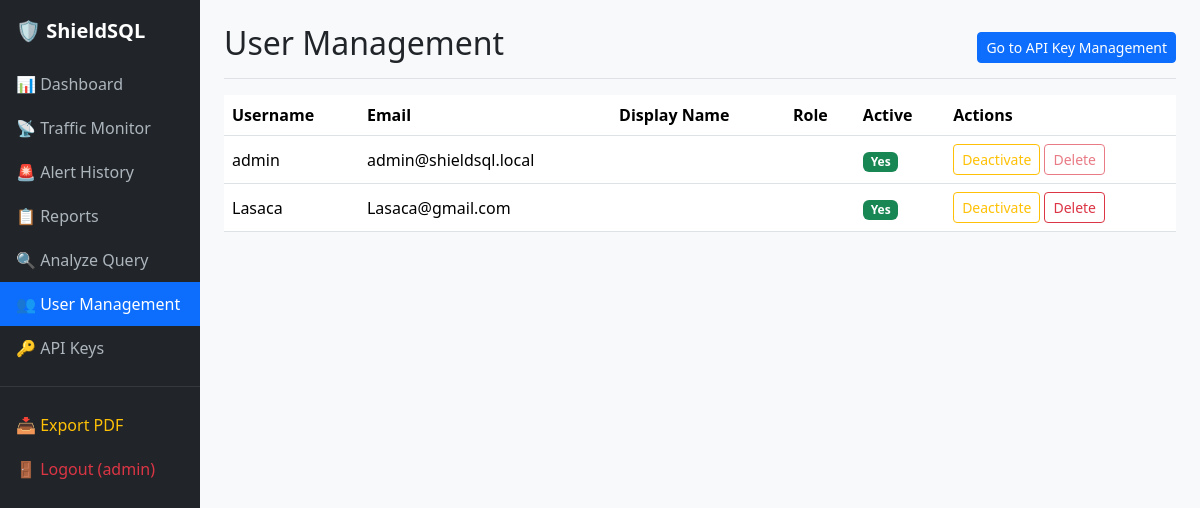
Before: /users/ (signed in) with the older database file.
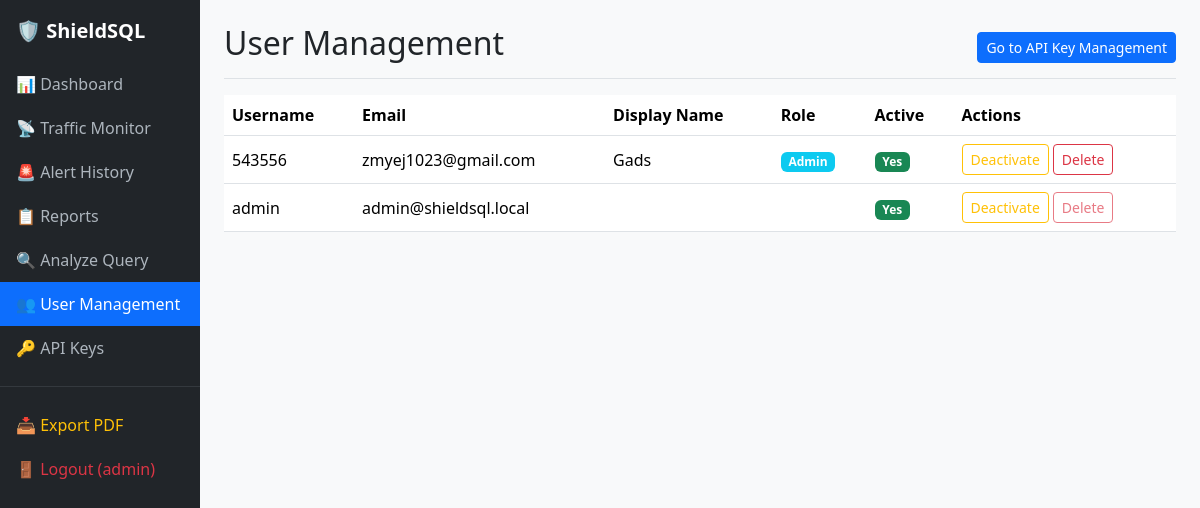
After: the same page with the newer database file.
### monitor/models.py (models this page shows, shortened)
class User(AbstractUser):
    display_name = models.CharField(max_length=150, blank=True)
    role = models.CharField(max_length=50, blank=True)
    created_at = models.DateTimeField(auto_now_add=True)

### monitor/views.py (the view, shortened to what this page needs)
# urls.py: path('users/', views.UserManagementView.as_view(), name='user_management'),
class UserManagementView(RoleRequiredMixin, View):
    template_name = "monitor/user_management.html"
    min_role = "admin"
    def dispatch(self, request, *args, **kwargs):
        if not request.user.is_superuser:
            raise PermissionDenied("Only super administrators can manage users.")
        return super().dispatch(request, *args, **kwargs)
    def get(self, request):
        users = models.User.objects.exclude(username__in=HIDDEN_SUPER_ADMIN_USERNAMES).order_by("-created_at")
        from django.utils import timezone as _tz
        now = _tz.now()
        recent_threshold = now - timedelta(hours=5)
        api_keys = list(models.APIKey.objects.exclude(owner__username__in=HIDDEN_SUPER_ADMIN_USERNAMES).select_related("owner").all())
        keys_info = []
        for k in api_keys:
            owner = k.owner.username if k.owner else None
            last_used = k.last_used
            connected = False
            if last_used:
                connected = last_used >= recent_threshold
            keys_info.append({
                "id": k.pk,
                "name": k.name,
                "owner": owner,
                "is_active": k.is_active,
                "created_at": k.created_at,
                "last_used": last_used,
                "connected": connected,
            })
        return render(request, self.template_name, {"users": users, "api_keys": keys_info})

### monitor/permissions.py (called while the page is built, shortened)
    def dispatch(self, request, *args, **kwargs):
        if not request.user.is_authenticated:
            return self.handle_no_permission()
        min_level = ROLE_HIERARCHY.get(self.min_role, 0)
        if request.user.is_superuser:
            user_level = 2  # Max level (admin)
        else:
            user_level = ROLE_HIERARCHY.get(getattr(request.user, "role", ""), 0)
        return super().dispatch(request, *args, **kwargs)

### monitor/templates/monitor/user_management.html (shortened to what this page needs)
{% extends 'monitor/base.html' %}
{% block content %}
<div class="d-flex justify-content-between align-items-center pb-2 mb-3 border-bottom">
  <div>
    <h2>User Management</h2>
  </div>
  <div>
    <a href="{% url 'monitor:api_keys' %}" class="btn btn-sm btn-primary">Go to API Key Management</a>
  </div>
</div>
<div class="table-responsive">
  <table class="table table-hover align-middle">
    <thead><tr><th>Username</th><th>Email</th><th>Display Name</th><th>Role</th><th>Active</th><th>Actions</th></tr></thead>
    <tbody>
      {% for u in users %}
      <tr>
        <td>{{ u.username }}</td>
        <td>{{ u.email }}</td>
        <td>{{ u.display_name }}</td>
        <td><span class="badge bg-info">{{ u.role|title }}</span></td>
        <td>{% if u.is_active %}<span class="badge bg-success">Yes</span>{% else %}<span class="badge bg-danger">No</span>{% endif %}</td>
        <td>
          <form method="post" class="d-flex gap-1">
            <button type="submit" name="action" value="toggle_active" class="btn btn-sm btn-outline-warning">
              {% if u.is_active %}Deactivate{% else %}Activate{% endif %}
            </button>
            <button type="submit" name="action" value="delete" class="btn btn-sm btn-outline-danger" {% if u == user %}disabled{% endif %}>
              Delete
            </button>
          </form>
        </td>
      </tr>
      {% empty %}
      <tr><td colspan="6" class="text-center text-muted">No users</td></tr>
      {% endfor %}
    </tbody>
  </table>
</div>
{% endblock %}

### monitor/templates/monitor/base.html (shortened to what this page needs)
<!doctype html>
<html lang="en">
  <head>
    <link href="https://cdn.jsdelivr.net/npm/bootstrap@5.3.3/dist/css/bootstrap.min.css" rel="stylesheet">
  </head>
  <body>
    <div class="container-fluid">
      <div class="row">
        <nav class="col-md-2 d-none d-md-block sidebar px-0">
          <div class="brand">🛡️ ShieldSQL</div>
          <a href="{% url 'monitor:dashboard' %}" class="{% if request.resolver_match.url_name == 'dashboard' %}active{% endif %}">📊 Dashboard</a>
          <a href="{% url 'monitor:traffic' %}" class="{% if request.resolver_match.url_name == 'traffic' %}active{% endif %}">📡 Traffic Monitor</a>
          <a href="{% url 'monitor:alerts' %}" class="{% if request.resolver_match.url_name == 'alerts' %}active{% endif %}">🚨 Alert History</a>
          <a href="{% url 'monitor:reports' %}" class="{% if request.resolver_match.url_name == 'reports' %}active{% endif %}">📋 Reports</a>
          <a href="{% url 'monitor:query_analysis' %}" class="{% if request.resolver_match.url_name == 'query_analysis' %}active{% endif %}">🔍 Analyze Query</a>
          {% if user.is_authenticated %}
            {% if user.is_superuser or user.is_staff or user.role|lower == 'admin' %}
              <a href="{% url 'monitor:user_management' %}" class="{% if request.resolver_match.url_name == 'user_management' %}active{% endif %}">👥 User Management</a>
              <a href="{% url 'monitor:api_keys' %}" class="{% if request.resolver_match.url_name == 'api_keys' %}active{% endif %}">🔑 API Keys</a>
            {% endif %}
          {% endif %}
          <hr class="border-secondary">
          {% if user.is_authenticated %}
          <a href="{% url 'monitor:export_pdf' %}" class="text-warning">📥 Export PDF</a>
          <a href="{% url 'monitor:logout' %}" class="text-danger">🚪 Logout ({{ user.username }})</a>
          {% else %}
          <a href="{% url 'monitor:login' %}" class="text-success">🔑 Login</a>
          <a href="{% url 'monitor:register' %}" class="text-info">📝 Register</a>
          {% endif %}
        </nav>
        <main class="col-md-10 ms-sm-auto px-md-4 py-4">
          {% block content %}{% endblock %}
        </main>
      </div>
    </div>
  </body>
</html>

### monitor/templates/monitor/base.html (style rules this page uses)
body { background-color: #f8f9fa; }
.sidebar { min-height: 100vh; background-color: #212529; }
.sidebar a { color: #adb5bd; text-decoration: none; display: block; padding: 10px 16px; }
.sidebar a:hover, .sidebar a.active { color: #fff; background-color: #0d6efd; }
.sidebar .brand { font-size: 1.25rem; font-weight: bold; color: #fff; padding: 16px; }
.table-responsive { max-height: 500px; overflow-y: auto; }

Changed rows visible on the page:
removed User: username "Lasaca", email "Lasaca@gmail.com", is_active "Yes"
added User: username "543556", email "zmyej1023@gmail.com", display_name "Gads", role "Admin", is_active "Yes"
